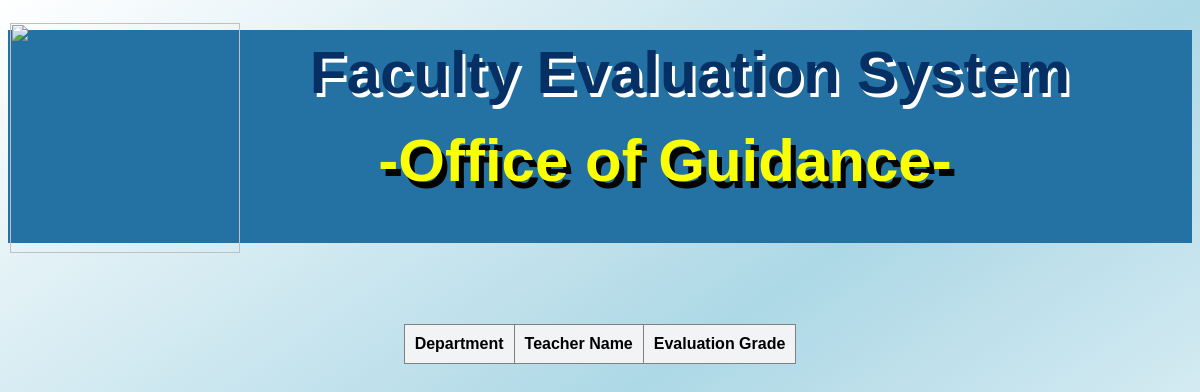
The app's page /views.php, older data.
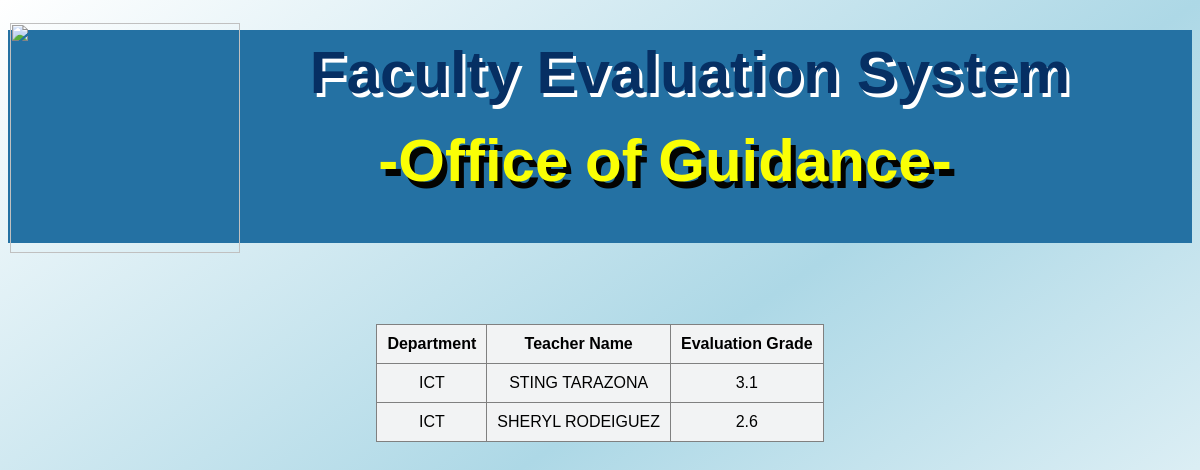
The same page, newer data.
### tables this page shows
CREATE TABLE `subject` (
  `id` int(11) NOT NULL,
  `teacher` varchar(100) NOT NULL,
  `score` int(11) NOT NULL,
  `students` int(11) NOT NULL,
  `grade` varchar(3) NOT NULL
);

CREATE TABLE `teachers` (
  `id` int(11) NOT NULL,
  `emp_id` varchar(11) NOT NULL,
  `name` varchar(100) NOT NULL,
  `department` varchar(100) NOT NULL
);

### views.php (the view, shortened to what this page needs)
<?php
  $dbs = connect();
  $query = $dbs->prepare("SELECT * from subject
  	inner join teachers ON subject.teacher = teachers.name");
  $query->execute();
  $results = $query->fetchAll(PDO::FETCH_OBJ);
 ?>
<html>
<head>
<center>
   <div class="heading">
   </div>
     <img id="image" src="./images/logo.png" width="230px" height="230px">
  <div class="fes">
     <p align="center"> Faculty Evaluation System </p>
      <br>
  </div>
  <div class="jp">
     <p align="center"> -Office of Guidance- </p>
      <br>
  </div>
</center>
</head>
<body style="background:linear-gradient(to bottom right,white,lightblue,white); height:790px">
<table border="1" style= "border-collapse: collapse" cellspacing="10" cellpadding="10" align="center">
	<tr>
		<th>Department</th>
		<th>Teacher Name</th>
		<th>Evaluation Grade</th>
	</tr>
	<?php foreach($results as $g): ?>
	<tr>
		<td><?php echo $g->department ?></td>
		<td><?php echo $g->teacher ?></td>
		<td><?php echo $g->grade ?></td>
	</tr>
	<?php endforeach; ?>
</table>
</body>
</html>

### views.php (style rules this page uses)
.heading { width: 100%; height: 27%; background-color: #2471A3; }
.fes { margin-top: -275px; margin-left: 180px; text-shadow: 3px 4px white; font-family: arial; color: #062F63; font-weight: 800; font-size: 60px; }
.jp { margin-top: -170px; margin-left: 130px; text-shadow: 5px 7px #030301; font-family: arial; color: #FAFF05; font-weight: 700; font-size: 60px; }
#image { margin-left: -950px; margin-top: -220px; }
table { font-family: arial; text-align: center; background-color: #F2F3F4; }

Row changes from the older to the newer data that the page shows:
added subject: teachers.department "ICT", teacher "STING TARAZONA", grade "3.1"
added subject: teachers.department "ICT", teacher "SHERYL RODEIGUEZ", grade "2.6"
